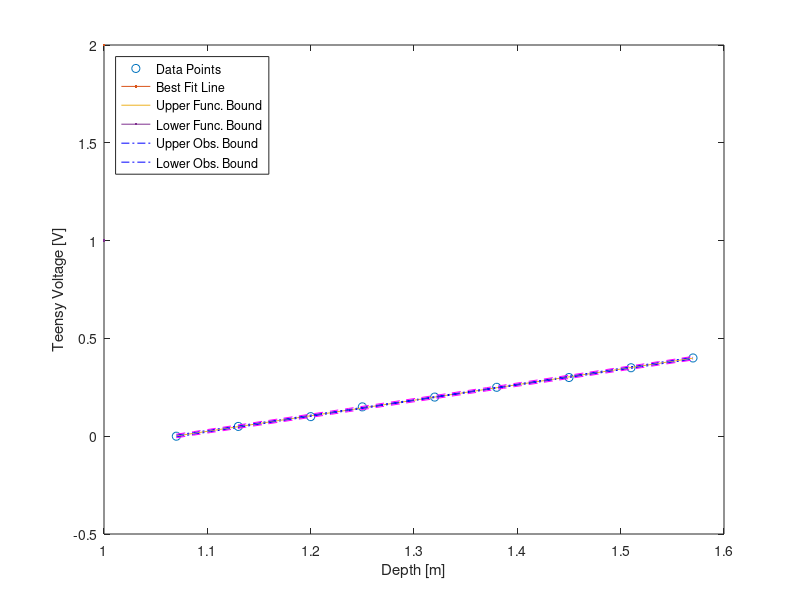

Write the MATLAB code that produced this figure.
% Depth and voltage data
depth = [1.07, 1.13, 1.20, 1.25, 1.32, 1.38, 1.45, 1.51, 1.57];
voltage = 0:0.05:0.4;


confLev = 0.95; % The confidence level
N = length(voltage); % The number of data points
depthbar = mean(depth);
voltagebar = mean(voltage);
Sxx = dot((depth-depthbar),(depth-depthbar));
%Sxx = (depth-depthbar)*transpose(depth-depthbar);
% beta1 is the estimated best slope of the best-fit line
beta1 = dot((depth-depthbar),(voltage-voltagebar))/Sxx;
% beta1 = ((depth-depthbar)*transpose(voltage-voltagebar))/Sxx
% beta0 is the estimated best-fit y-intercept of the best fit line
beta0 = voltagebar - beta1*depthbar;
yfit = beta0 + beta1*depth;
SSE = dot((voltage - yfit),(voltage - yfit)); % Sum of the squared residuals
% SSE = (voltage - yfit)*transpose(voltage - yfit) % Sum of the squared residuals
Se = sqrt(SSE/(N-2)); % The Root Mean Square Residual
Sbeta0 = Se*sqrt(1/N + depthbar^2/Sxx);
Sbeta1 = Se/sqrt(Sxx);
% tinv defaults to 1-sided test. We need 2-sises, hence:(1-0.5*(1-confLev))
StdT = tinv((1-0.5*(1-confLev)),N-2); % The Student's t factor
lambdaBeta1 = StdT*Sbeta1; % The 1/2 confidence interval on beta1
lambdaBeta0 = StdT*Sbeta0; % The 1/2 confidence interval on beta0
range = max(depth) - min(depth);
xplot = min(depth):range/30:max(depth); % Generate array for plotting
yplot = beta0 + beta1*xplot; % Generate array for plotting
Syhat = Se*sqrt(1/N + (xplot - depthbar).*(xplot - depthbar)/Sxx);
lambdayhat = StdT*Syhat;
Sy = Se*sqrt(1+1/N + (xplot - depthbar).*(xplot - depthbar)/Sxx);
lambday = StdT*Sy;
figure(1)
plot(depth,voltage,'o', LineWidth=2)
hold on
plot(xplot,yplot, LineWidth=1)
plot(xplot,yplot+lambdayhat,'-.b',xplot,yplot-lambdayhat,'-.b')
plot(xplot,yplot+lambday,'--m',xplot,yplot-lambday,'--m')
xlabel('Depth [m]')
ylabel('Teensy Voltage [V]')
if beta1 > 0 % Fix this
    location = 'northwest';
else
    location = 'northeast';
end
legend('Data Points','Best Fit Line','Upper Func. Bound',...
    'Lower Func. Bound', 'Upper Obs. Bound', 'Lower Obs. Bound',...
    'Location', location)
print("lab 7 section 3.1.png", "-dpng");
hold off

slope = beta1
intercept = beta0

% % Fit a line to the data
% [p, S] = polyfit(depth, voltage, 1); % p(1) is slope & p(2) is the y-intercept
% 
% % 95% confidence interval of fit
% [~, delta] = polyval(p, depth, S);
% 
% % Plot Data
% figure;
% errorbar(depth, voltage, delta, 'o');
% hold on;
% 
% % Best fit
% depthFit = linspace(min(depth), max(depth), 100); 
% voltageFit = polyval(p, depthFit);
% plot(depthFit, voltageFit, '-');
% 
% % Labels
% xlabel('Depth (m)');
% ylabel('Teensy Reported Voltage (V)');
% title('Depth (m) vs. Teensy Voltage (V)');
% 
% % depthCal_slope and depthCal_intercept
% depthCal_slope = p(1);
% depthCal_intercept = p(2);
% 
% % Slope and intercept
% disp(['Slope: ', num2str(depthCal_slope)]);
% disp(['y-intercept: ', num2str(depthCal_intercept)]);
% 
% % Legend
% legend('Data Points with Uncertainty', 'Line of Best Fit', 'Location', 'best');
% 
% 
% 

